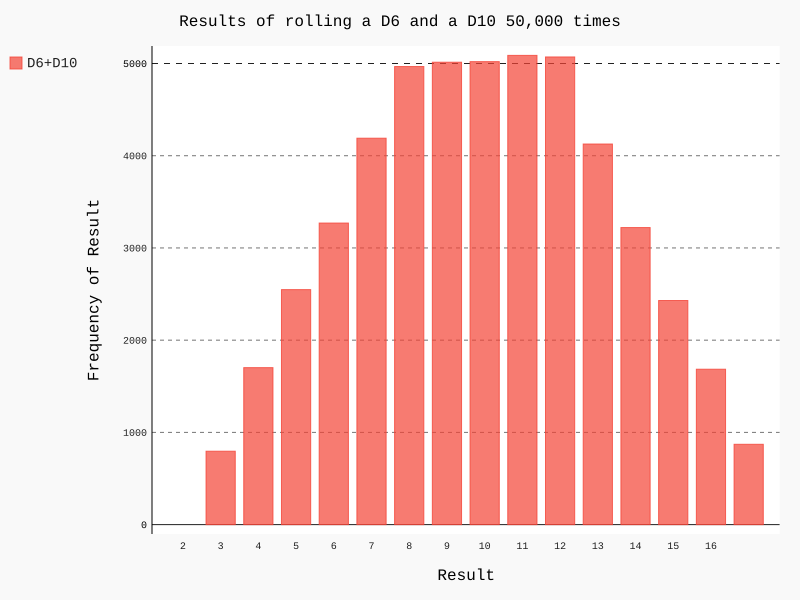

Source code (Python):
#!/usr/bin/env python
# -*- coding: utf-8 -*-
"""
@version: Python 3.6.3
@author: Seaworth
@software: PyCharm Community Edition
@file: dice_visual.py
@time: 2018/9/6 15:16
"""
import pygal
from die import Die
# 创建一个D6
die_1=Die()
die_2=Die(10)# 10面的骰子

# 掷几次骰子，并将结果存储在一个列表中
results=[]
for roll_num in range(50000):
    result=die_1.roll()+die_2.roll()# 两个骰子之和为结果
    results.append(result)

# 分析结果
frequencies=[]
max_value=die_1.num_sides+die_2.num_sides+1
for value in range(1,max_value):
    frequency=results.count(value)# results中有多少个value
    frequencies.append(frequency)

print(frequencies)

# 对结果进行可视化
hist =pygal.Bar()

hist.title='Results of rolling a D6 and a D10 50,000 times'
hist.x_labels=['2','3','4','5','6','7','8','9','10','11','12',
               '13','14','15','16']
hist.x_title='Result'
hist.y_title='Frequency of Result'

hist.add('D6+D10',frequencies)
hist.render_to_file('dice_visual.svg')
